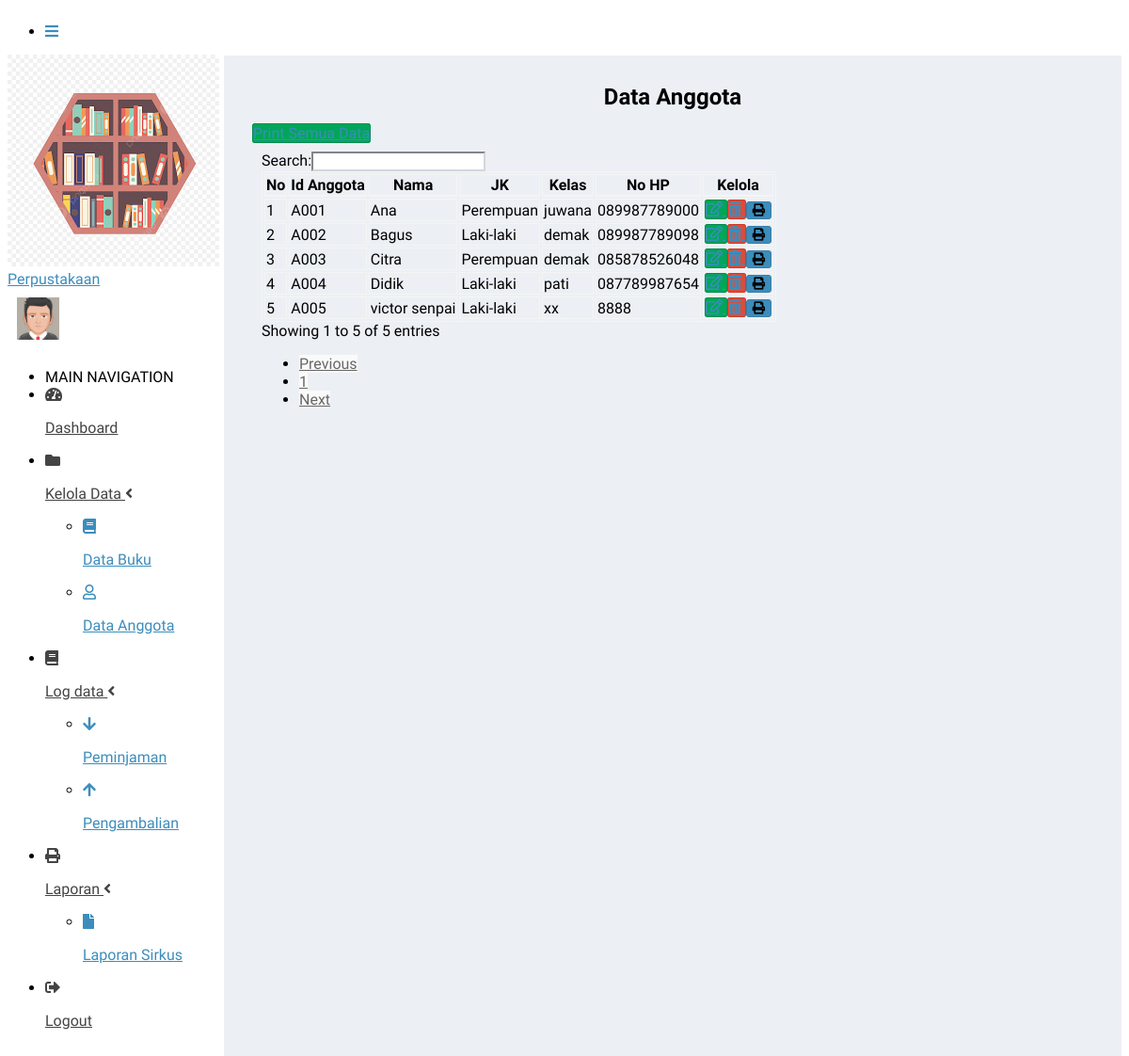
The app's page /?page=MyApp/data_agt (signed in) with its own data.
### tables this page shows
CREATE TABLE `tb_anggota` (
  `id_anggota` varchar(10) NOT NULL,
  `id_pengguna` int(11) NOT NULL,
  `nama` varchar(50) NOT NULL,
  `jekel` enum('Laki-laki','Perempuan') NOT NULL,
  `kelas` varchar(50) NOT NULL,
  `no_hp` varchar(20) NOT NULL,
  PRIMARY KEY (`id_anggota`),
  KEY `id_pengguna` (`id_pengguna`)
);

### admin/agt/data_agt.php (the view)
<section class="content-header" style="text-align: center;">
	<h1>
		Data Anggota
	</h1>
</section>
<section class="content">
      <div class="container-fluid">
        <div class="row">
          <div class="col-12">
            <div class="card">
              <div class="card-header">
			<a href="?page=MyApp/print_allagt" title="Print" class="btn btn-success" stlye="color : green;">
				<i class="glyphicon glyphicon-print"></i>Print Semua Data</a>
		</div>
		<div class="box-body">
			<div class="table-responsive">
				<table id="example1" class="table table-bordered table-striped">
					<thead>
						<tr>
							<th>No</th>
							<th>Id Anggota</th>
							<th>Nama</th>
							<th>JK</th>
							<th>Kelas</th>
							<th>No HP</th>
							<th>Kelola</th>
						</tr>
					</thead>
					<tbody>
				<?php
				$koneksi = new mysqli ("localhost","root","","perpustakaan");
                  $no = 1;
                  $sql = $koneksi->query("SELECT * from tb_anggota");
                  while ($data= $sql->fetch_assoc()) {
                ?>
						<tr>
							<td>
								<?php echo $no++; ?>
							</td>
							<td>
								<?php echo $data['id_anggota']; ?>
							</td>
							<td>
								<?php echo $data['nama']; ?>
							</td>
							<td>
								<?php echo $data['jekel']; ?>
							</td>
							<td>
								<?php echo $data['kelas']; ?>
							</td>
							<td>
								<?php echo $data['no_hp']; ?>
							</td>
							<td>
								<a href="?page=MyApp/edit_agt&kode=<?php echo $data['id_anggota']; ?>" title="Ubah Data"
								 class="btn btn-success">
								 <i class="far fa-edit"></i>
								</a>
								<a href="?page=MyApp/del_agt&kode=<?php echo $data['id_anggota']; ?>" onclick="return confirm('Yakin Hapus Data Ini ?')"
								 title="Hapus" class="btn btn-danger">
								 <i class="fas fa-trash-alt"></i>
				 				 </a>
								<a href="?page=MyApp/print_agt&kode=<?php echo $data['id_anggota'] ?>" title="print"
								 target="_blank"><button class="btn btn-primary">
								<i class="fa fa-print"></i>
							</td>
						</tr>
						<?php
                  }
                ?>
					</tbody>
				</table>
				</div>
            </div>
          </div>
        </div>
      </div>
    </section>

### records on screen
tb_anggota: id_anggota "A001", nama "Ana", jekel "Perempuan", kelas "juwana", no_hp "089987789000"
tb_anggota: id_anggota "A002", nama "Bagus", jekel "Laki-laki", kelas "demak", no_hp "089987789098"
tb_anggota: id_anggota "A003", nama "Citra", jekel "Perempuan", kelas "demak", no_hp "085878526048"
tb_anggota: id_anggota "A004", nama "Didik", jekel "Laki-laki", kelas "pati", no_hp "087789987654"
tb_anggota: id_anggota "A005", nama "victor senpai", jekel "Laki-laki", kelas "xx", no_hp "8888"
